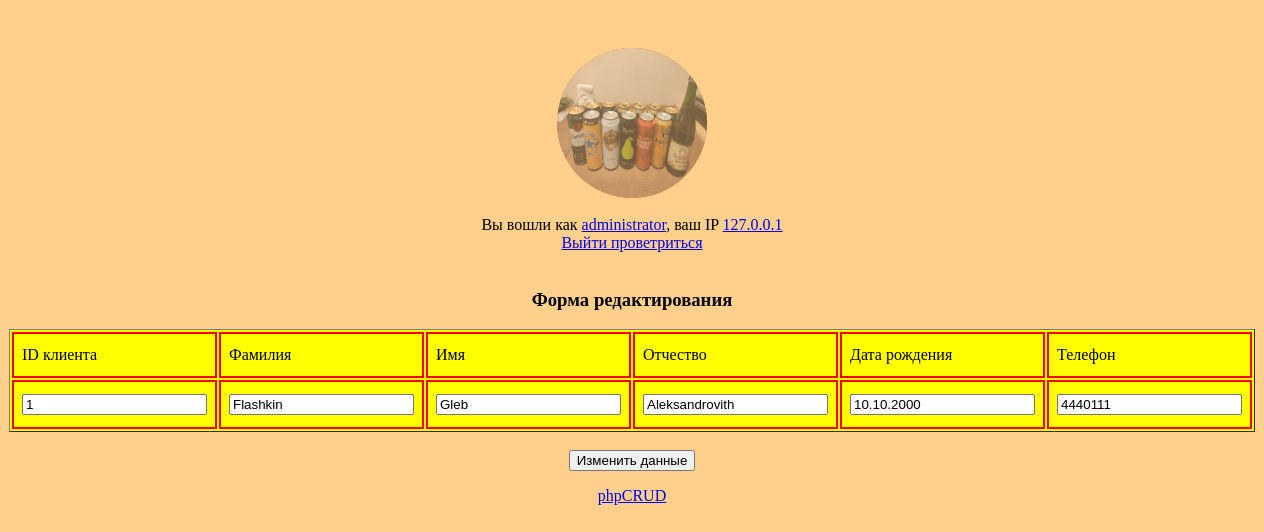
The app's page /update.php?id_klient=1 (signed in), older data.
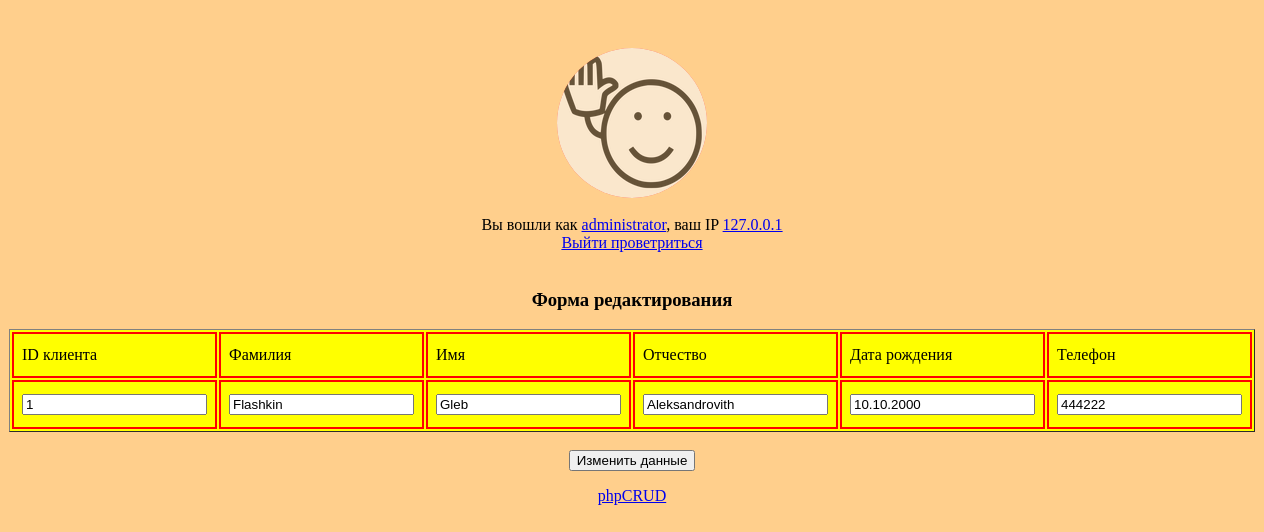
The same page, newer data.
### tables this page shows
CREATE TABLE `user` (
  `login` text NOT NULL,
  `password` varchar(255) NOT NULL,
  `user_id` int(11) NOT NULL,
  `log` varchar(255) DEFAULT NULL,
  `role` varchar(15) NOT NULL,
  `ban` varchar(3) DEFAULT NULL,
  `userpic` varchar(255) DEFAULT NULL,
  `reg_date` varchar(10) DEFAULT NULL
);

CREATE TABLE `klient` (
  `family` varchar(30) NOT NULL,
  `name` varchar(30) NOT NULL,
  `patronymic` varchar(30) NOT NULL,
  `phone` varchar(12) NOT NULL,
  `birth_date` varchar(30) NOT NULL,
  `id_klient` int(10) NOT NULL
);

### Models/config.php (called while the page is built, shortened)
<?php
function queryMysql($query) {
    $db_host='localhost';
    $db_name='cdrom';
    $db_login='root';
    $db_pass='vertrigo';
    $connect_mysql_base = new mysqli($db_host, $db_login, $db_pass, $db_name);
    $connect_mysql_base->set_charset("utf8");
    $result = $connect_mysql_base->query($query);
    return $result;
}

### update.php (the view, shortened to what this page needs)
<html>
<head>
    <link rel="stylesheet" type="text/css" href="styles/style.css">
</head>
<body>
<div align="center">
<?php
$user = new User();
if ($user->shortUserInfo() == true) {
    if (!isset($_GET['id_klient'])) {}
    else {
        $id = $_GET['id_klient'];
        $s = queryMysql("SELECT * FROM klient WHERE (id_klient = '$id')");
        $f = $s->fetch_array();
    ?>
        <form method="GET">
        <h3>Форма редактирования</h3>
            <table border='1' width='40%' bgcolor='yellow'>
                <tr><td>ID клиента</td><td>Фамилия</td><td>Имя</td><td>Отчество</td><td>Дата рождения</td><td>Телефон</td></tr>
                <tr>
                    <td align="center"> <input type = "text" readonly name="id_klient" value="<?php echo $f['id_klient']; ?>"> </td>
                    <td align="center"> <input type="text" name="family" value="<?php echo $f['family']; ?>"> </td>
                    <td align="center"> <input type="text" name="name" value="<?php echo $f['name']; ?>"> </td>
                    <td align="center"> <input type="text" name="patronymic" value="<?php echo $f['patronymic']; ?>"> </td>
                    <td align="center"> <input type="text" name="birth_date" value="<?php echo $f['birth_date']; ?>"> </td>
                    <td align="center"> <input type="text" name="phone" value="<?php echo $f['phone']; ?>"> </td>
                </tr>
            </table>
            <br><input type="submit" name="change_data_client" value="Изменить данные">
        </form>
    </div>
    <?php
    }
}
require_once "footer.php";

### Models/User.class.php (shortened to what this page needs)
<?php
Class User
{
    private $current_user;
    private $client_ip;
    public function checkAuth()
    {
        if (empty($_SESSION['login']) || empty ($_SESSION['user_id']) || empty ($_SESSION['role'])) {
            require_once 'auth.php';
            return false;
        }
        else {
            $this->client_ip = $_SERVER['REMOTE_ADDR'];
            $this->current_user = $_SESSION['login'];
        }
        return $this;
    }
    public function shortUserInfo()
    {
        $random_otvet = rand(1,5);
        switch ($random_otvet) {
            case 1:
                    $random_logout_text = "Выйти проветриться";
                    break;
        }
        if ($this->current_user != '') {
            $userpic = $this->getUserPic();
            echo "$userpic<br><br> Вы вошли как <a title = 'Нажмите для подробной информации' href='user.php'>$this->current_user</a>, ваш IP <a target='blank' href='https://ip.osnova.news/?ip=$this->client_ip'>$this->client_ip</a>";
            echo "<br><a href='?sign_out'>$random_logout_text</a><br><br>";
            return true;
        }
        else {
            echo "Вы не авторизованы.<br>";
            return false;
        }
    }
    public function getUserPic()
    {
        $s = queryMysql("SELECT userpic FROM user WHERE login = '$this->current_user'");
        $f = $s->fetch_array();
        $path = "<a title='Смена аватара' href='upload_pic.php'><img class='avatar' width='150px' height='150px' src='$f[userpic]'></a>";
        return $path;
    }
}

Row changes from the older to the newer data that the page shows:
changed user: userpic: a different picture
changed klient "Flashkin": phone "4440111" → "444222"
